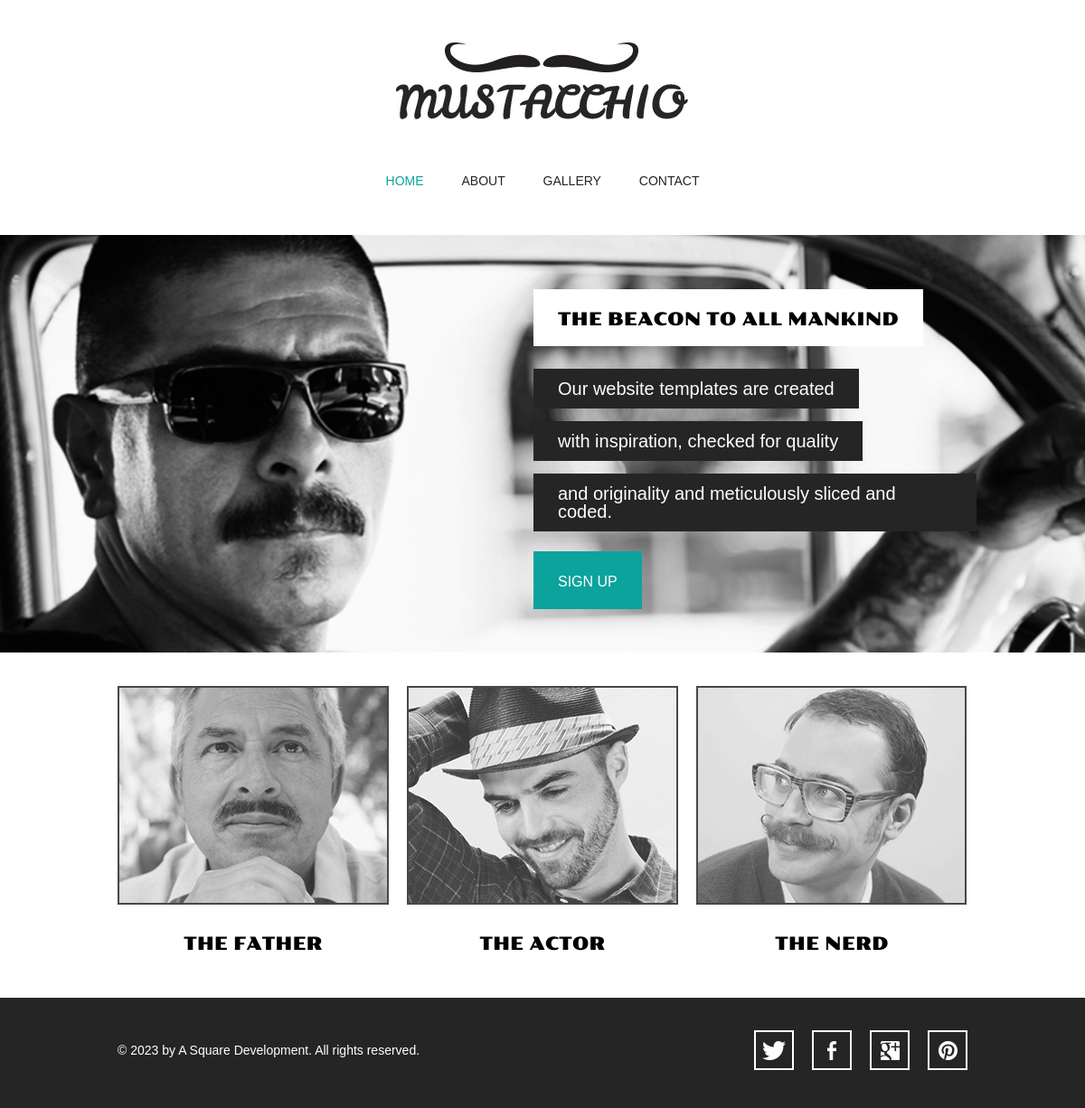
The page / on the database its author committed.
### Base/models.py (models this page shows, shortened)
class Featured(models.Model):
    image = models.ImageField(upload_to = 'static/uploads')
    heading = models.CharField(max_length=40 , default='THE BEACON TO ALL MANKIND')
    quote = models.CharField(max_length=250)
    is_active = models.BooleanField(default=False)

class Style(models.Model):
    id = models.AutoField(primary_key=True)
    name = models.CharField(max_length=40,default='The Father')
    image = models.ImageField(upload_to = 'static/uploads')
    description = models.CharField(max_length=250)

### Base/views.py (the view)
# urls.py: path('', home, name = 'home_page'),
def home(request):
    featured = Featured.objects.get(is_active = True)
    quote_lines = make_feature_quote(featured.quote)
    styles = list(Style.objects.all())
    if len(styles) > 3:
        styles = styles[0:3]
    nav_class = {
        'home' : 'selected',
        'about' : '',
        'gallery' : '',
        'contact' : '',
    }
    context = {
        'featured' : featured,
        'quote_lines' : quote_lines,
        'styles' : styles,
        'nav_class' : nav_class
    }
    return render(request,'Base/index.html',context=context)

### Base/views.py (called while the page is built)
def make_feature_quote(quote):
    lines = []
    line = quote
    print(quote)
    line = list(line.split(' '))
    print(line)
    count = len(line)
    words = count//3
    cc = 0
    temp = ''
    for i in line:
        temp += i+' '
        cc += 1
        if cc >= words:
            lines.append(temp)
            cc = 0
            temp = ''
    if temp != '':
        lines[-1] += temp
    return lines

### templates/Base/index.html (shortened to what this page needs)
	{% extends 'Base/base.html' %}
	{% load static %}
	{% block content %}
	<div id="body">
		<div id="featured">
			<div>
				<h2>{{featured.heading}}</h2>
				{% for line in quote_lines%}
				<span>{{line}}</span>
				{% endfor %}
				<a href="blog-single-post.html" class="more">sign up</a>
			</div>
		</div>
		<ul>
			{% for style in styles %}
			{% include 'Base/style_hom_view.html' %}
			{% endfor %}
		</ul>
	</div>
{% endblock %}

### templates/Base/base.html (shortened to what this page needs)
{% load static %}
<!doctype html>
<html>
<head>
	<link rel="stylesheet" type="text/css" href="{% static 'css/style.css' %}">
	<link rel="stylesheet" type="text/css" href="{% static 'css/mobile.css' %}" media="screen and (max-width : 568px)">
</head>
<body>
    {% include 'Base/navbar.html' %}
    {% block content %}
    {% endblock %}
	{% include 'Base/footer.html' %}
</body>
</html>

### templates/Base/navbar.html
{% load static %}
<div id="header">
    <a href="index.html" class="logo">
        <img src="{% static 'images/logo.jpg'%}" alt="">
    </a>
    <ul id="navigation">
        <li class="{{nav_class.home}}">
            <a href="{%url 'home_page'%}">home</a>
        </li>
        <li class="{{nav_class.about}}">
            <a href="{%url 'about_page'%}">about</a>
        </li>
        <li class="{{nav_class.gallery}}">
            <a href="{%url 'gallery_page'%}">gallery</a>
        </li>
        <li class="{{nav_class.contact}}">
            <a href="{%url 'contact_page'%}">contact</a>
        </li>
    </ul>
</div>

### templates/Base/style_hom_view.html
{% load static %}
<li>
    <a href="{% url 'style_page' id=style.id %}">
        <img src="{{style.image.url}}" alt="{{style.name}}">
        <span>{{style.name}}</span>
    </a>
</li>

### templates/Base/footer.html
<div id="footer">
    <div>
        <p>&copy; 2023 by A Square Development. All rights reserved.</p>
        <ul>
            <li>
                <a href="http://freewebsitetemplates.com/go/twitter/" id="twitter">twitter</a>
            </li>
            <li>
                <a href="http://freewebsitetemplates.com/go/facebook/" id="facebook">facebook</a>
            </li>
            <li>
                <a href="http://freewebsitetemplates.com/go/googleplus/" id="googleplus">googleplus</a>
            </li>
            <li>
                <a href="http://pinterest.com/fwtemplates/" id="pinterest">pinterest</a>
            </li>
        </ul>
    </div>
</div>

### static/css/style.css (style rules this page uses)
body { background: #fff; font-family: Arial, Helvetica, sans-serif; font-size: 14px; font-weight: normal; line-height: 1; margin: 0; min-width: 960px; padding: 0; }
p { color: #252525; line-height: 24px; margin: 0; padding: 0; }
#header { margin: 0 auto; padding: 44px 0 50px; text-align: center; width: 960px; }
#header a.logo { display: block; margin: 0 auto; padding: 0; width: 340px; }
#header a.logo img { border: 0; display: block; margin: 0; padding: 0; }
#header ul { margin: 0; padding: 56px 0 0; }
#header ul li { display: inline; list-style: none; margin: 0; padding: 0 19px; }
#header ul li a { color: #252525; display: inline-block; font-family: "Arial Black", Gadget, sans-serif; font-size: 14px; font-weight: normal; margin: 0; padding: 0 0 3px; text-decoration: none; text-transform: uppercase; }
#header ul li a:hover, #header ul li.selected a { color: #0ba39c; }
#body { margin: 0; padding: 0 0 30px; text-align: center; }
#body > div { margin: 0 auto; padding: 0; width: 960px; }
#body #featured { margin: 0 0 13px; padding: 0; position: relative; width: 100%; }
#body #featured div { left: 50%; margin-left: -480px; margin-top: -171px; padding: 0 0 0 470px; position: absolute; top: 50%; text-align: left; width: 490px; }
#body #featured div h2 { background: #fff; color: #000; display: inline-block; font-family: poller_oneregular; font-size: 20px; font-weight: normal; margin: 0 0 18px; padding: 23px 27px 20px; text-transform: uppercase; }
#body #featured div span { background: #252525; color: #fff; display: inline-block; font-size: 20px; margin: 7px 0; padding: 12px 27px; }
#body #featured div a { background: #0ba39c; color: #fff; display: inline-block; font-size: 16px; margin: 15px 0 0; padding: 26px 27px 22px; text-align: center; text-decoration: none; text-transform: uppercase; }
#body > ul { margin: 0 auto; overflow: hidden; padding: 24px 0 0; width: 960px; }
#body > ul li { display: block; float: left; margin: 0 10px 20px; padding: 0; width: 300px; }
#body > ul li a { color: #000; display: block; font-family: poller_oneregular; font-size: 20px; font-weight: normal; margin: 0; padding: 0; text-align: center; text-decoration: none; text-transform: uppercase; }
#body > ul li a img { border: 2px solid #1a1a1a; display: block; margin: 0; padding: 0; opacity: .8; transition: 0.5s ease-in-out; }
#body > ul li a span { display: block; margin: 0; padding: 33px 0 0; }
#footer { background: #252525; margin: 0; padding: 36px 0 42px; }
#footer div { margin: 0 auto; overflow: hidden; padding: 0; width: 960px; }
#footer div p { color: #fff; float: left; line-height: 44px; margin: 0 0 0 10px; padding: 0; }
#footer div ul { display: block; float: right; margin: 0; overflow: hidden; padding: 0; width: 256px; }
#footer div ul li { display: block; float: left; list-style: none; margin: 0 10px; padding: 0; width: 44px; }
#footer div ul li a { background: url(../images/icons.jpg) no-repeat 0 0; display: block; height: 44px; margin: 0; padding: 0; text-indent: -99999px; width: 44px; }
#footer div ul li #twitter { background-position: 0 0; }
#footer div ul li #facebook { background-position: 0 -44px; }
#footer div ul li #googleplus { background-position: 0 -88px; }
#footer div ul li #pinterest { background-position: 0 -132px; }

### rows shown on the page
Featured: heading "THE BEACON TO ALL MANKIND"
Style: image (picture), name "THE FATHER"
Style: image (picture), name "THE ACTOR"
Style: image (picture), name "THE NERD"

### other values the page prints
{{ line }} "Our website templates are created" "with inspiration, checked for quality" "and originality and meticulously sliced and coded."
